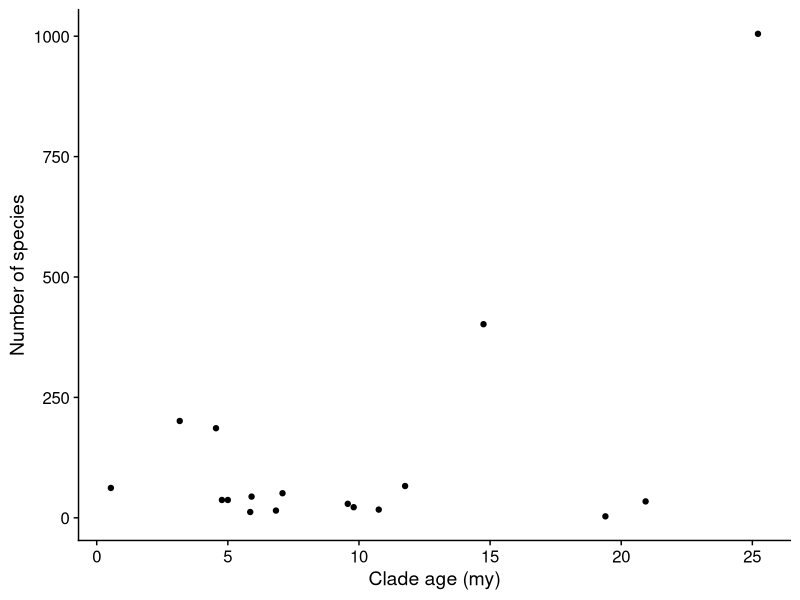
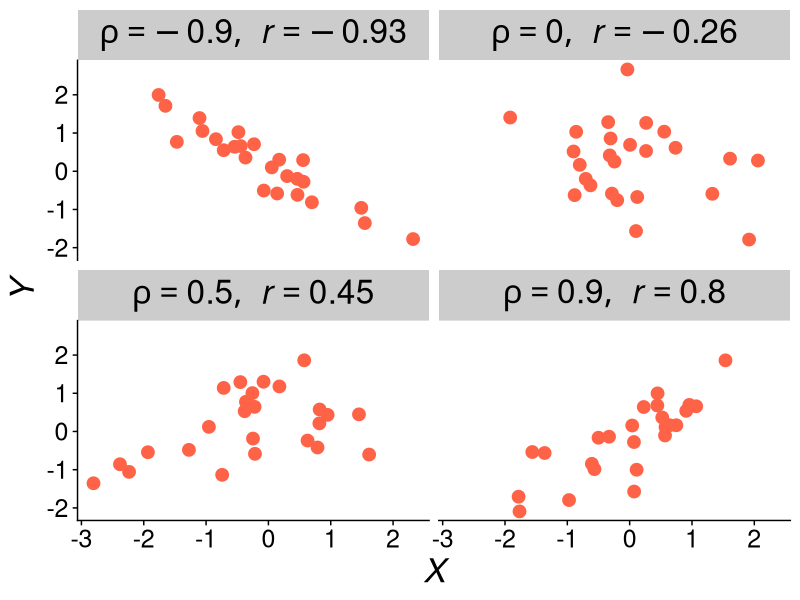
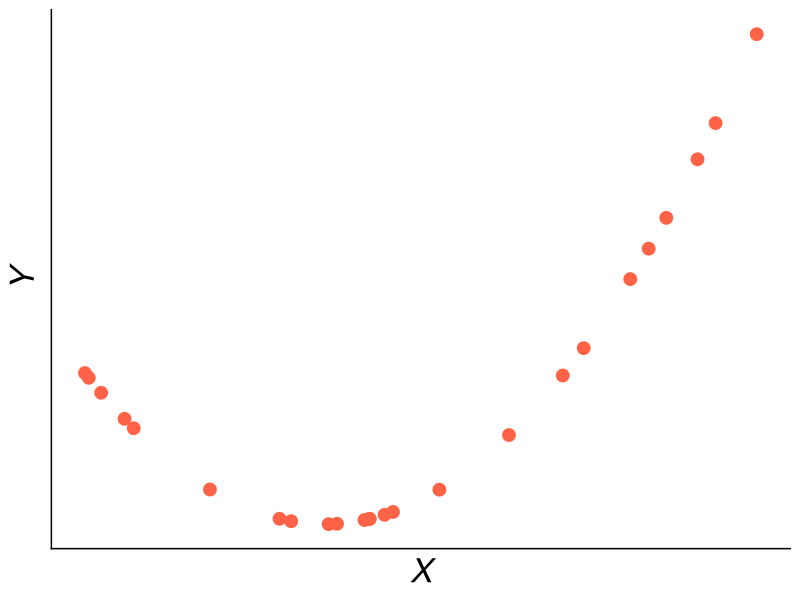
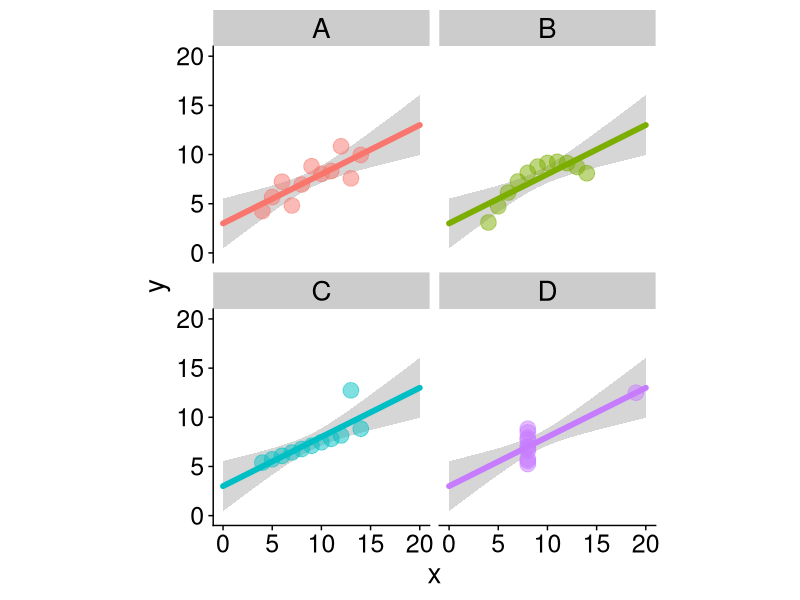
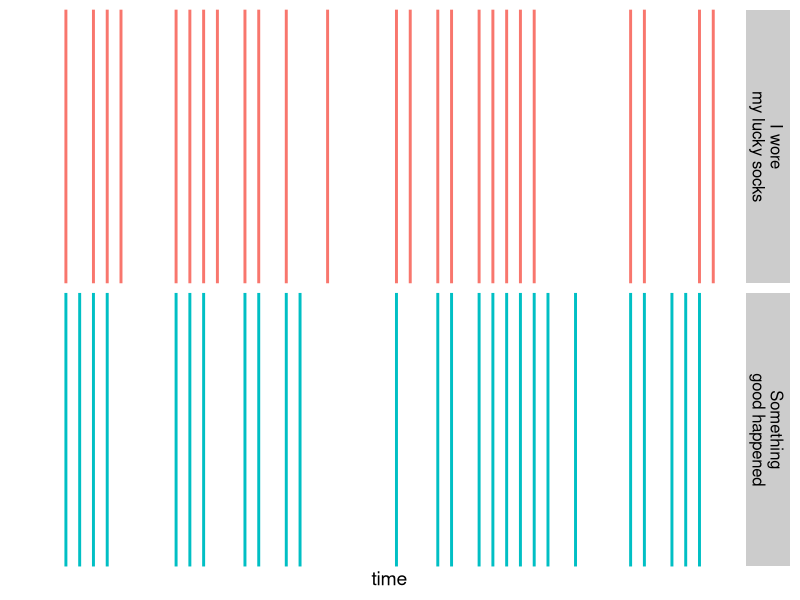
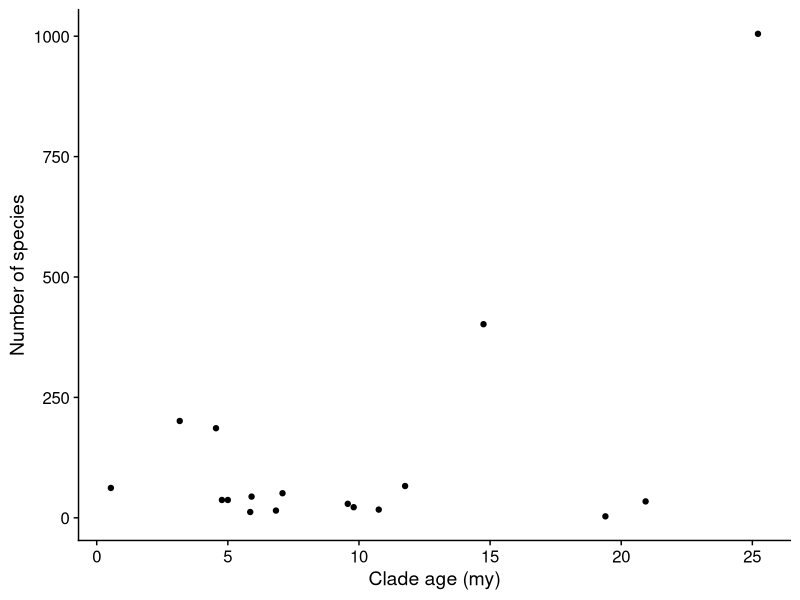

R code for these plots, in order:
## ---- chunk 1
knitr::opts_chunk$set(echo = FALSE, warning = FALSE,
                      message = FALSE, eval = TRUE)

library(cowplot)
library(ggplot2)
library(dplyr)
library(viridis)
library(glue)
library(stringr)
library(tidyr)
library(purrr)
library(magrittr)
## ---- chunk 2
hi_insect <- read.csv("../data/hembry_etal.csv")
hi_insect$clade_richness <- round(hi_insect$clade_richness)

ggplot(hi_insect, aes(x = clade_age, y = clade_richness)) +
    geom_point() +
    theme_cowplot() +
    xlab("Clade age (my)") +
    ylab("Number of species")
## ---- chunk 3
set.seed(20210420)
df <- c(-0.9, 0, 0.5, 0.9) %>%
  map_dfr(~ {
    ret <- MASS::mvrnorm(25, rep(0, 2), matrix(c(1, .x, .x, 1), ncol = 2)) %>%
  as_tibble(.name_repair = NULL) %>%
  rename(X = V1, Y = V2) %>%
  mutate(rho = .x)
    ret$r <- cor(ret$X, ret$Y)
    ret
  }) %>%
  mutate(label = str_c("list(rho==", rho, ",~italic(r)==", round(r, 2), ")"))

ggplot(df, aes(X, Y, label = label)) +
  facet_wrap(label ~ ., nrow = 2, labeller = label_parsed) +
  geom_point(color = "tomato", size = 4) +
  xlab(expression(italic(X))) +
  ylab(expression(italic(Y))) +
  theme_cowplot() +
  theme(
    axis.text = element_text(size = 18),
    axis.title = element_text(size = 24),
    strip.text = element_text(size = 24)
  )
## ---- chunk 4
head(hi_insect, n = 3)

cor(hi_insect$clade_age, hi_insect$clade_richness)
## ---- chunk 5
cor.test(hi_insect$clade_age, hi_insect$clade_richness)
## ---- chunk 6
cor.test(hi_insect$clade_age, hi_insect$clade_richness)
## ---- chunk 7
cor.test(hi_insect$clade_age, hi_insect$clade_richness)
## ---- chunk 8
cor.test(hi_insect$clade_age, hi_insect$clade_richness,
         method = "spearman")
## ---- chunk 9
set.seed(20210420)
df <- tibble(
  X = runif(25, -2, 3),
  Y = -1 + X + 2 * X ^ 2
)
## ---- chunk 10
ggplot(df, aes(X, Y)) +
  geom_point(color = "tomato", size = 4) +
  xlab(expression(italic(X))) +
  ylab(expression(italic(Y))) +
  theme_cowplot() +
  theme(
    axis.text = element_blank(),
    axis.ticks = element_blank(),
    axis.title = element_text(size = 24)
  )
## ---- chunk 11
anscombe_tidy <- anscombe %>%
  mutate(observation = seq_len(n())) %>%
  pivot_longer(-observation) %>%
  separate(name, c("variable", "set"), 1, convert = TRUE) %>%
  mutate(set = LETTERS[seq_len(4)][set]) %>%
  pivot_wider(names_from = "variable", values_from = "value")

ggplot(anscombe_tidy, aes(x, y, color = set)) +
  facet_wrap(vars(set)) +
  geom_smooth(method = "lm", show.legend = FALSE, fullrange = TRUE,
              size = 2, lineend = "round") +
  geom_point(size = 5, alpha = 0.5, show.legend = FALSE) +
  scale_x_continuous(limits = c(0, 20)) +
  scale_y_continuous(limits = c(0, 20)) +
  coord_equal() +
  theme_cowplot() +
  theme(
    axis.text = element_text(size = 18),
    axis.title = element_text(size = 20),
    strip.text = element_text(size = 20)
  )
## ---- chunk 12
set.seed(123)
x <- MASS::mvrnorm(50, c(0, 0), matrix(c(1, 0.8, 0.8, 1), nrow = 2))
x[x >= 0] <- 1
x[x < 1] <- 0

lucky <- cbind(1:nrow(x), x)
lucky <- rbind(lucky[, 1:2], lucky[, c(1, 3)])
lucky <- as.data.frame(lucky)
names(lucky) <- c("day", "event")
lucky$type <- rep(c("I wore\nmy lucky socks", "Something\ngood happened"),
                  each = nrow(x))

lucky <- lucky[lucky$event > 0, ]

ggplot(lucky, aes(x = day, y = event, color = type)) +
    geom_vline(aes(xintercept = day, color = type), linewidth = 1) +
    facet_grid(rows = vars(type)) +
    theme_cowplot() +
    theme(legend.position = "none",
          axis.text = element_blank(),
          axis.ticks.length = unit(0, "in"),
          axis.line = element_blank()) +
    xlab("time") +
    ylab("")
## ---- chunk 13
ggplot(hi_insect, aes(x = clade_age, y = clade_richness)) +
    geom_point() +
    theme_cowplot() +
    xlab("Clade age (my)") +
    ylab("Number of species")
